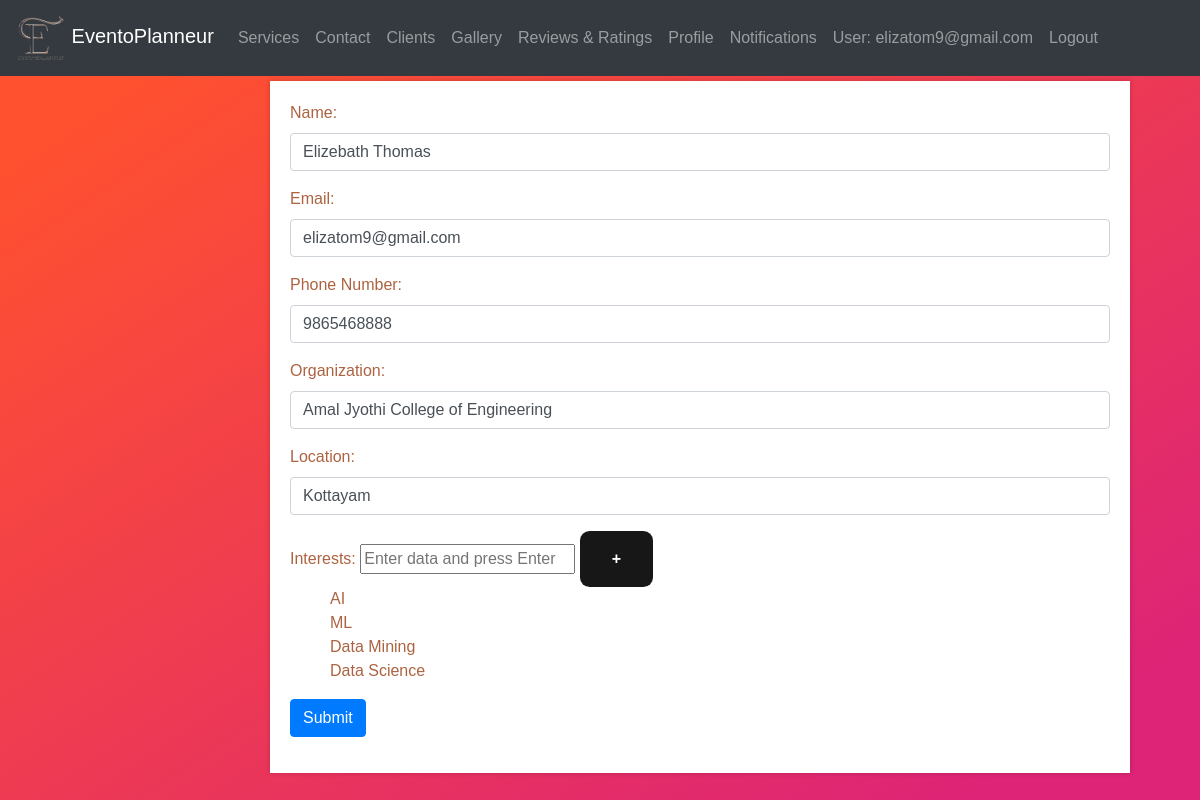
The app's page /attendee_profile/ (signed in) with its own data.
### eventapp/models.py (models this page shows, shortened)
class CustomUser(AbstractUser):
    username = None
    USERNAME_FIELD  = 'email'
    email = models.EmailField(unique=True)
    password = models.CharField(max_length=128)
    is_organizer = models.BooleanField(default=False)
    is_provider = models.BooleanField(default=False)
    is_attendee = models.BooleanField(default=False)
    is_verified = models.BooleanField(default=False)
    verification_token = models.CharField(max_length=100, blank=True, null=True)
    REQUIRED_FIELDS = []
    objects = CustomUserManager()

class Attendee(models.Model):
    name = models.CharField(max_length=255)
    email = models.EmailField()
    organization= models.CharField(max_length=255,blank=True, null=True)
    phone_number = models.CharField(max_length=20)
    location = models.CharField(max_length=255)
    interests = models.TextField(blank=True, null=True)
    org_user=models.ForeignKey(CustomUser, on_delete=models.CASCADE,null=True,blank=True)

### eventapp/views.py (the view)
# urls.py: path('attendee_profile/',views.attendee_profile,name='attendee_profile'),
@login_required
def attendee_profile(request):
    org_user = request.user
    try:
        organizer_instance = Attendee.objects.get(org_user=org_user)
    except Attendee.DoesNotExist:
        organizer_instance = None
    if request.method == "POST":
        if organizer_instance:
            form = AttendeeForm(request.POST, instance=organizer_instance)
        else:
            form = AttendeeForm(request.POST)
        if form.is_valid():
            attendee = form.save(commit=False)
            interests = request.POST.get('interests', '')
            attendee.interests = interests
            attendee.org_user = org_user
            attendee.save()
            return redirect('eventapp:attendeehome')
    else:
        initial_data = {}
        if organizer_instance and organizer_instance.interests:
            initial_data['interests'] = organizer_instance.interests.split(', ')
        form = AttendeeForm(instance=organizer_instance, initial=initial_data)
    return render(request, 'attendee_profile.html', {'form': form})

### eventapp/forms.py
class AttendeeForm(forms.ModelForm):
    class Meta:
        model = Attendee
        fields = '__all__'

### templates/attendee_profile.html (shortened to what this page needs)
{% load static %}
<html lang="en">
<head>
  <link rel="stylesheet" href="https://maxcdn.bootstrapcdn.com/bootstrap/4.5.2/css/bootstrap.min.css">
  <link rel="stylesheet"type="text/css" href="{% static 'css/webinar.css' %}">
<link rel="stylesheet" href="https://code.jquery.com/ui/1.12.1/themes/base/jquery-ui.css">
</head>
<body style="background:linear-gradient(to left top, #DD2476 10%, #FF512F 90%);">
  <nav class="navbar navbar-expand-md bg-dark navbar-dark">
    <div class="containers">
      <a class="navbar-brand" href="{% url 'eventapp:attendeehome' %}">
        <img src="{% static 'images/Eventoplanneur.png' %}" alt="Logo" width="50"> EventoPlanneur
      </a>
      <div class="collapse navbar-collapse" id="navbarCollapse">
        <ul class="navbar-nav ml-auto">
          <li class="nav-item"><a class="nav-link" href="#services">Services</a></li>
          <li class="nav-item"><a class="nav-link" href="#contact">Contact</a></li>
          <li class="nav-item"><a class="nav-link" href="#clients">Clients</a></li>
          <li class="nav-item"><a class="nav-link" href="#gallery">Gallery</a></li>
          <li class="nav-item"><a class="nav-link" href="#reviews">Reviews & Ratings</a></li>
          <li class="nav-item"><a class="nav-link" href="#profile">Profile</a></li>
          <li class="nav-item"><a class="nav-link" href="#notifications">Notifications</a></li>
          <li class="nav-item">
            {% if user.is_authenticated %}
            <a class="nav-link" >User: {{ user.email }}</a>
            <li class="nav-item"><a href="{% url 'eventapp:logout' %}" class="nav-link">Logout</a></li>
            {% endif %}
          </li>
        </ul>
      </div>
    </div>
  </nav>
  <div class="container">
    <div class="events">
        <form method="post" action="{% url 'eventapp:attendee_profile' %}" id="profile">
            <div class="mb-3">
                <label for="name" class="form-label">Name:</label>
                <input type="text" id="name" name="name" value="{{ form.name.value }}" class="form-control" required>
            </div>
            <div class="mb-3">
                <label for="email" class="form-label">Email:</label>
                <input type="email" id="email" name="email" value="{{ user.email }}" class="form-control" >
            </div>
            <div class="mb-3">
                <label for="phone_number" class="form-label">Phone Number:</label>
                <input type="tel" id="phone_number" name="phone_number" value="{{form.phone_number.value}}" class="form-control" required>
            </div>
            <div class="mb-3">
                <label for="organization" class="form-label">Organization:</label>
                <input type="text" id="organization" name="organization" value="{{ form.organization.value }}" class="form-control" required>
            </div>
            <div class="mb-3">
                <label for="location" class="form-label">Location:</label>
                <input type="text" id="location" name="location"  value="{{form.location.value}}" class="form-control" required>
            </div>
            <div class="mb-3">
                <label for="interests" class="form-label">Interests:</label>
                <input type="text" id="data-input" placeholder="Enter data and press Enter">
                <button type="button" id="add-button">+</button>
                <ul id="data-list">
                    {% for interest in form.initial.interests %}
                        <li>{{ interest }}</li>
                    {% endfor %}
                </ul>
            </div>
            <input type="submit" class="btn btn-primary" value="Submit">
        </form>
    </div>
</div>
</body>
</html>

### static/css/webinar.css (style rules this page uses)
body { font-family: Arial, sans-serif; margin: 0; padding: 0; background-position: center; color: #ad6341; background-image: url("/static/images/bg.gif"); background-size: cover; }
.containers { display: flex; justify-content: space-between; text-align: right; }
.container { display: flex; justify-content: space-between; margin: 5px; }
.events, .notifications, .chatbot { padding: 20px; background-color: #fff; box-shadow: 0px 0px 5px rgba(0, 0, 0, 0.2); flex: 1; margin-left: 15px; }
.events { margin-left: 250px; }
button { font-family: Arial, Helvetica, sans-serif; font-weight: bold; color: white; background-color: #171717; padding: 1em 2em; border: none; border-radius: .6rem; position: relative; cursor: pointer; overflow: hidden; }

### templates/attendee_profile.html (style rules this page uses)
#data-list { list-style-type: none; }

### records on screen
CustomUser: email "elizatom9@gmail.com"
Attendee: name "Elizebath Thomas", phone_number "9865468888", organization "Amal Jyothi College of Engineering", location "Kottayam"

### other values on screen
{{ interest }} "AI" "ML" "Data Mining" "Data Science"
